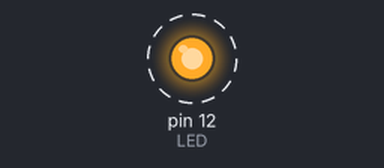
Recording of a program running on a simulated Arduino Uno, built with avr-gcc and run on an emulated ATmega328P. On the bench: output pins drawn as LEDs (lit = HIGH). Dashed ring = blinking.

Above: at 0.1 s.
Timing chart, 0 to 3.0 s (numbered marks = the images above):
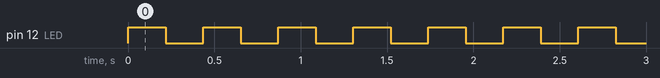

The program:

main.c
```c
/*
 * main.c
 *
 *  Created on: 24/06/2012
 *      Author: Victor
 */

#include <stdlib.h>
#include <avr/io.h>

#define LED PB4

#define output_low(port,pin) port &= ~(1<<pin)
#define output_high(port,pin) port |= (1<<pin)
#define set_input(portdir,pin) portdir &= ~(1<<pin)
#define set_output(portdir,pin) portdir |= (1<<pin)

void delay_ms(uint8_t ms)
{
	uint16_t delay_count = F_CPU / 17500;
	volatile uint16_t i;
	while (ms != 0) {
	  for (i=0; i != delay_count; i++);
	  ms--;
	}
}

int main(void)
{
	// initialize the direction of PORTD #6 to be an output
	set_output(DDRB, LED);

	while (1) {
		// turn on the LED for 200ms
		output_high(PORTB, LED);
		delay_ms(200);
		// now turn off the LED for another 200ms
		output_low(PORTB, LED);
		delay_ms(200);
		// now start over
	}

	return 0;
}
```

Measured:
- by itself, pin 12 (LED): alternates HIGH for 0.22 s and LOW for 0.22 s
